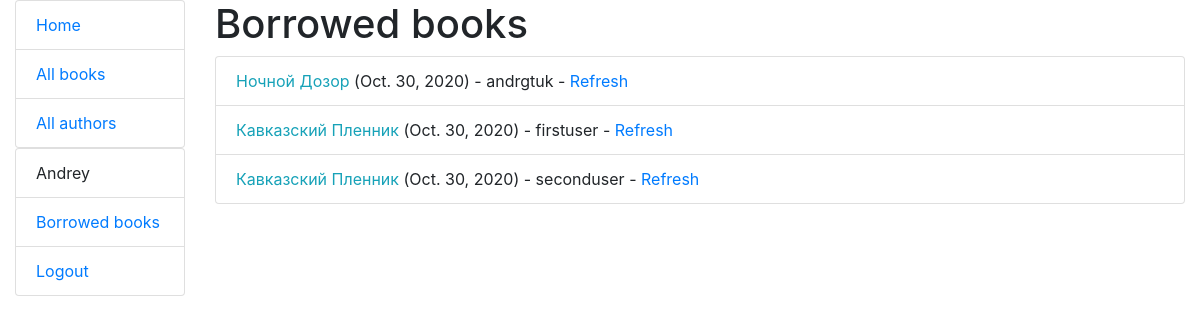
Page /catalog/mybooks/ (signed in) on the earlier database version.
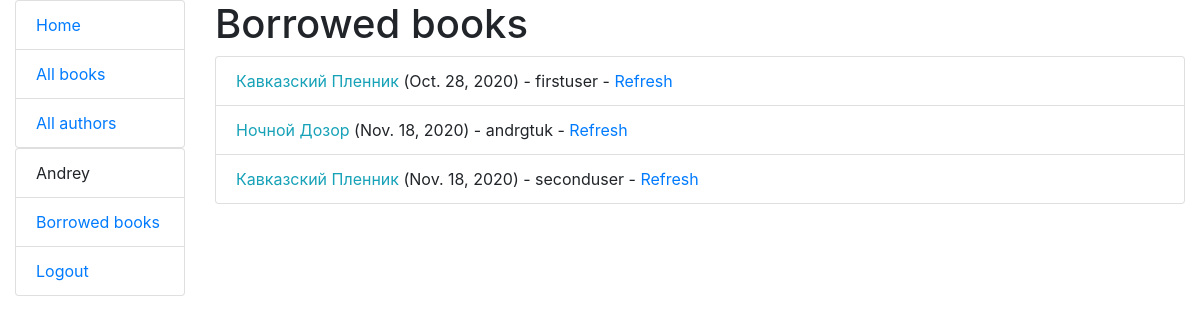
Same page on the later database version.
### catalog/models.py (models this page shows, shortened)
class BookInstance(models.Model):
    id = models.UUIDField(primary_key=True, default=uuid.uuid4,
                          help_text="Unique ID for this particular book across whole library")
    book = models.ForeignKey(Book, on_delete=models.SET_NULL, null=True)
    imprint = models.CharField(max_length=200)
    due_back = models.DateField(null=True, blank=True)
    borrower = models.ForeignKey(User, on_delete=models.SET_NULL, blank=True, null=True)
    LOAN_STATUS = (
        ('m', 'Maintenance'),
        ('o', 'On loan'),
        ('a', 'Available'),
        ('r', 'Reserved'),
    )
    status = models.CharField(max_length=1, choices=LOAN_STATUS, blank=True, default='m', help_text='Book availability')
    class Meta:
        ordering = ["due_back"]
        permissions = (('librarian', 'Can work with books'),)
    @property
    def is_overdue(self):
        return self.due_back and date.today() > self.due_back

class Book(models.Model):
    title = models.CharField(max_length=80, help_text="Enter a book name here")
    author = models.ForeignKey('Author', on_delete=models.SET_NULL, null=True)
    language = models.ForeignKey('Language', on_delete=models.SET_NULL, null=True)
    summary = models.TextField(max_length=1000, help_text="Enter a description of the book")
    isbn = models.CharField('ISBN', max_length=13,
                            help_text='13 Character <a href="https://www.isbn-international.org/content/what-isbn">ISBN number</a>')
    genre = models.ManyToManyField(Genre, help_text="Select a genre for this book")

### catalog/views.py (the view)
# urls.py: path('mybooks/', views.LoanedBooksByUserListView.as_view(), name='borrowed-books'),
class LoanedBooksByUserListView(LoginRequiredMixin, ListView):
    model = BookInstance
    template_name = 'books/loaned_books_list.html'
    context_object_name = 'books'
    paginate_by = 10
    def get_queryset(self):
        books = BookInstance.objects.filter(status__exact='o')
        if not self.request.user.has_perm('catalog.librarian'):
            books = books.filter(borrower=self.request.user)
        return books.order_by('due_back')

### templates/books/loaned_books_list.html (shortened to what this page needs)
{% extends 'basic.html' %}
{% block content %}
    <h1>Borrowed books</h1>
    {% if books %}
        <ul class="list-group">
            {% for bookinst in books %}
                <li class="list-group-item {% if bookinst.is_overdue %}list-group-item-danger{% endif %}">
                    <a class="{% if bookinst.is_overdue %}text-danger{% else %}text-info{% endif %}" href="{% url 'book-detail' bookinst.book.pk %}">
                        {{ bookinst.book.title }}
                    </a>
                    ({{ bookinst.due_back }})
                    {% if perms.catalog.librarian %}
                        - {{ bookinst.borrower }} -
                        <a href="{% url 'book-refresh' bookinst.id %}">
                            Refresh
                        </a>
                    {% endif %}
                </li>
            {% endfor %}
        </ul>
    {% else %}
        <p>There is no books borrowed.</p>
    {% endif %}
{% endblock %}

Differences in the rows shown:
changed BookInstance "firstuser": due_back "Oct. 30, 2020" → "Oct. 28, 2020"; moves up the list
changed BookInstance "Ночной Дозор": due_back "Oct. 30, 2020" → "Nov. 18, 2020"
changed BookInstance "seconduser": due_back "Oct. 30, 2020" → "Nov. 18, 2020"
